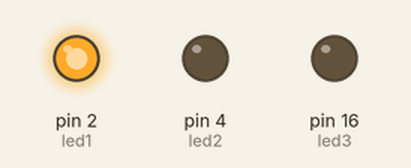
Recording of a program running on a simulated MicroPython board. Shown: output pins drawn as LEDs (lit = HIGH).

Above: at 0.5 s.
At 1.5 s:
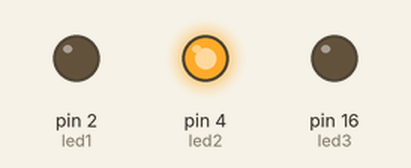
At 5.5 s:
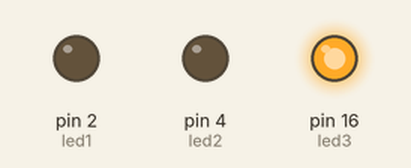
Timing chart, 0 to 6.9 s (numbered marks = the images above):
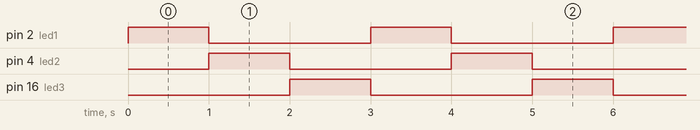

The program:

light_automation_system.py
```python
#light automation system
from machine import Pin
from time import sleep
led1 = Pin(2,Pin.OUT)
led2 = Pin(4,Pin.OUT)
led3 = Pin(16,Pin.OUT)

while True:
    led1.on()
    sleep(1)
    led1.off()
    led2.on()
    sleep(1)
    led2.off()
    led3.on()
    sleep(1)
    led3.off()
```

Measured:
- by itself, pin 2 (led1), pin 4 (led2), pin 16 (led3): alternates HIGH for 1.0 s and LOW for 2.0 s
- by itself, everything shown: repeats every 3.0 s, in 3 steps
